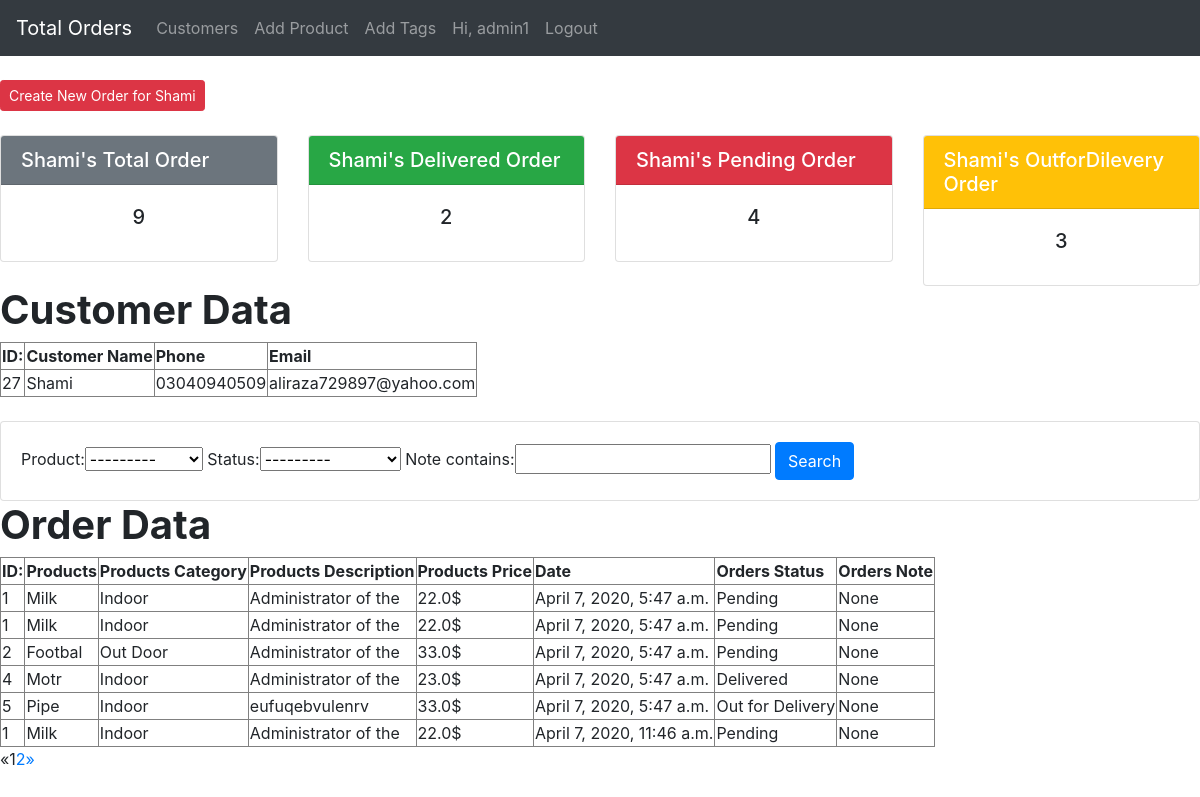
/customer/27 (signed in), run on the app's committed database.
### salesforce/models.py (models this page shows, shortened)
class Customer(models.Model):
    user = models.OneToOneField(User, on_delete=models.CASCADE, null=True,)#cascade mtlb jb user delete hua to cust b del ho jaey ga
    name = models.CharField(max_length=22)
    phone = models.CharField(max_length=200)
    email = models.CharField(max_length=200)
    profile_pic = models.ImageField(default="download.png", null=True, blank=True)
    date_created = models.DateTimeField(auto_now_add=True)

class Order(models.Model):
    Status = (
        ('Pending', 'Pending'),
        ('Out for Delivery', 'Out for Delivery'),
        ('Delivered', 'Delivered'),
    )
    customer = models.ForeignKey(Customer , null=True, on_delete=models.SET_NULL)#mtlb jb parent customer delete ho to child save e rhy
    product = models.ForeignKey(Product , null=True, on_delete=models.SET_NULL)
    date_created = models.DateTimeField(auto_now_add=True)
    status = models.CharField(max_length=20, choices=Status)
    note = models.CharField(max_length=20, null=True)

class Product(models.Model):
    Category = (
        ('Indoor', 'Indoor'),
        ('Out Door', 'Out Door'),
    )
    name = models.CharField(max_length=22)
    price = models.FloatField()
    category = models.CharField(max_length=20, choices=Category)
    description = models.CharField(max_length=20)
    date_created = models.DateTimeField(auto_now_add=True)
    tags = models.ManyToManyField(Tags)
    def __str__(self):
       return self.name

### salesforce/decorators.py (the view)
        def wrapper_func(request, *args, **kwargs):
            group = None
            if request.user.groups.exists():
                group = request.user.groups.all()[0].name
            if group == 'customer':
                return redirect('user_profile')
            if group == 'admin':
                return view_func(request, *args,**kwargs)
            else:
                return HttpResponse("You ara not allowed to do that")

### salesforce/templates/salesforce/singlecustomer.html (shortened to what this page needs)
{% include 'salesforce/navbar.html' %}
{% block content %}
<html lang="en">
<head>
    <link rel="stylesheet" href="https://stackpath.bootstrapcdn.com/bootstrap/4.4.1/css/bootstrap.min.css">
</head>
<body>
<br>
<td>   <a class="btn btn-danger btn-sm" href="{% url 'create_order' customer.id %}" >Create New Order for {{customer.name}}</a>
<br>
<br>
<div class="row">
  <div class="col-sm-3">
    <div class="card">
  <h5 class="card-header bg-secondary text-white">{{customer.name}}'s Total Order</h5>
        <div class="card-body card-sm">
            <h5 class="card-title"><center>{{total_order}}</center></h5>
      </div>
    </div>
  </div>
     <div class="col-sm-3">
    <div class="card">
  <h5 class="card-header bg-success text-white">{{customer.name}}'s Delivered Order</h5>
        <div class="card-body card-sm">
            <h5 class="card-title"><center>{{delivered}}</center></h5>
      </div>
    </div>
  </div>
     <div class="col-sm-3">
    <div class="card">
  <h5 class="card-header bg-danger text-white">{{customer.name}}'s Pending Order</h5>
        <div class="card-body card-sm">
            <h5 class="card-title"><center>{{pending}}</center></h5>
      </div>
    </div>
  </div>
     <div class="col-sm-3">
    <div class="card">
  <h5 class="card-header bg-warning text-white">{{customer.name}}'s OutforDilevery Order</h5>
        <div class="card-body card-sm">
        <h5 class="card-title" style="size: 20px"><center>{{ofd}}</center></h5>
      </div>
    </div>
  </div>
</div>
<div>
    <table border="1">
<h1 style="font-weight: bold">Customer Data</h1>
      <th style="font-weight: bold">ID:</th>
      <th style="font-weight: bold">Customer Name</th>
          <th style="font-weight: bold">Phone</th>
          <th style="font-weight: bold">Email</th>
    <tr>
         <td>{{customer.id}}</td>
        <td>{{customer.name}}</td>
        <td>{{customer.phone}}</td>
        <td>{{customer.email}}</td>
</tr>
</table>
    </div>
<br>
<div class="row">
    <div class="col">
        <div class=" card card-body">
            <form method="get">
                {{myFilter.form}}
                <button class="btn btn-primary" type="submit">Search</button>
            </form>
        </div>
    </div>
</div>
    <table border="1">
<h1 style="font-weight: bold">Order Data</h1>
        <th style="font-weight: bold">ID:</th>
    <th style="font-weight: bold">Products</th>
    <th style="font-weight: bold">Products Category</th>
    <th style="font-weight: bold">Products Description</th>
    <th style="font-weight: bold">Products Price</th>
    <th style="font-weight: bold">Date</th>
    <th style="font-weight: bold">Orders Status</th>
    <th style="font-weight: bold">Orders Note</th>
{% for i in order %}
        <tr>
                <td>{{i.product.id}}</td>
                <td>{{i.product}}</td>
                <td>{{i.product.category}}</td>
                <td>{{i.product.description}}</td>
                <td>{{i.product.price}}$</td>
                <td>{{i.date_created}}</td>
                <td>{{i.status}}</td>
                <td>{{i.note}}</td>
    </tr>
{% endfor %}
    </table>
{% if order.has_other_pages %}
  <ul class="pagination">
    {% if order.has_previous %}
      <li><a href="?page={{ order.previous_page_number }}">&laquo;</a></li>
    {% else %}
      <li class="disabled"><span>&laquo;</span></li>
    {% endif %}
    {% for i in order.paginator.page_range %}
      {% if order.number == i %}
        <li class="active"><span>{{ i }} <span class="sr-only">(current)</span></span></li>
      {% else %}
        <li><a href="?page={{ i }}">{{ i }}</a></li>
      {% endif %}
    {% endfor %}
    {% if order.has_next %}
      <li><a href="?page={{ order.next_page_number }}">&raquo;</a></li>
    {% else %}
      <li class="disabled"><span>&raquo;</span></li>
    {% endif %}
  </ul>
{% endif %}
{% endblock %}

### salesforce/templates/salesforce/navbar.html (shortened to what this page needs)
<!DOCTYPE html>
<html lang="en">
<head>
        <link rel="stylesheet" href="https://stackpath.bootstrapcdn.com/bootstrap/4.4.1/css/bootstrap.min.css">
</head>
<body>
<nav class="navbar navbar-expand-lg navbar-dark bg-dark">
  {% if request.user.is_staff %}
   <div class="collapse navbar-collapse" id="navbarTogglerDemo01">
    <a class="navbar-brand" href="{% url 'customer_order' %}">Total Orders</a>
    <ul class="navbar-nav mr-auto mt-2 mt-lg-0">
     <li class="nav-item">
        <a class="nav-link" href="{% url 'showusertoadmin' %}">Customers</a>
      </li>
     <li class="nav-item">
        <a class="nav-link" href="{% url 'add_product' %}">Add Product</a>
      </li>
        <li class="nav-item">
        <a class="nav-link" href="{% url 'add_tags' %}">Add Tags</a>
      </li>
       {% endif %}
      <li class="nav-item" style="align: left">
        <a class="nav-link" href="#">Hi, {{request.user}}</a>
      </li>
      <div class="navbar-nav ml-auto">
            <a href="{% url 'logout' %}" class="nav-item nav-link">Logout</a>
        </div>
  </div>
</nav>
</body>
</html>

### data on the page
Customer: name "Shami", id "27", phone "03040940509", email "aliraza729897@yahoo.com"
Order: product.id "1", product "Milk", product.category "Indoor", product.description "Administrator of the", product.price "22.0", date_created "April 7, 2020, 5:47 a.m.", status "Pending", note "None"
Order: product.id "1", product "Milk", product.category "Indoor", product.description "Administrator of the", product.price "22.0", date_created "April 7, 2020, 5:47 a.m.", status "Pending", note "None"
Order: product.id "2", product "Footbal", product.category "Out Door", product.description "Administrator of the", product.price "33.0", date_created "April 7, 2020, 5:47 a.m.", status "Pending", note "None"
Order: product.id "4", product "Motr", product.category "Indoor", product.description "Administrator of the", product.price "23.0", date_created "April 7, 2020, 5:47 a.m.", status "Delivered", note "None"
Order: product.id "5", product "Pipe", product.category "Indoor", product.description "eufuqebvulenrv", product.price "33.0", date_created "April 7, 2020, 5:47 a.m.", status "Out for Delivery", note "None"
Order: product.id "1", product "Milk", product.category "Indoor", product.description "Administrator of the", product.price "22.0", date_created "April 7, 2020, 11:46 a.m.", status "Pending", note "None"

### other printed values
{{ request.user }} "admin1"
{{ total_order }} "9"
{{ delivered }} "2"
{{ pending }} "4"
{{ ofd }} "3"
{{ i }} "1"
{{ i }} "2"
